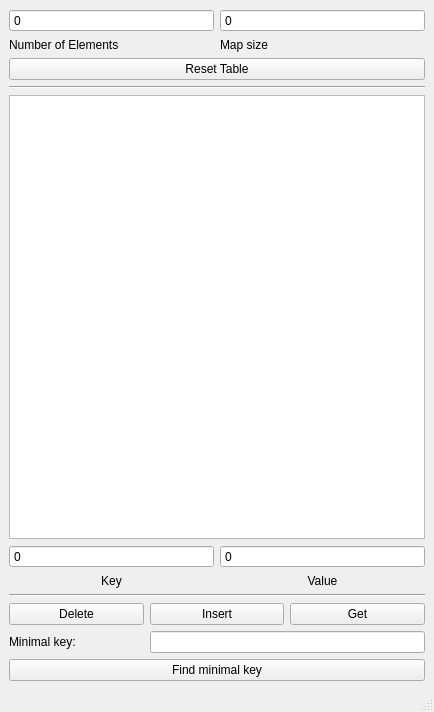
<?xml version="1.0" encoding="UTF-8"?>
<ui version="4.0">
 <class>MainWindow</class>
 <widget class="QMainWindow" name="MainWindow">
  <property name="geometry">
   <rect>
    <x>0</x>
    <y>0</y>
    <width>434</width>
    <height>712</height>
   </rect>
  </property>
  <property name="windowTitle">
   <string>MainWindow</string>
  </property>
  <widget class="QWidget" name="centralwidget">
   <layout class="QHBoxLayout" name="horizontalLayout_2">
    <item>
     <layout class="QGridLayout" name="gridLayout">
      <item row="6" column="2">
       <widget class="QPushButton" name="insertBtn">
        <property name="text">
         <string>Insert</string>
        </property>
       </widget>
      </item>
      <item row="1" column="1" colspan="3">
       <widget class="Line" name="line_2">
        <property name="orientation">
         <enum>Qt::Horizontal</enum>
        </property>
       </widget>
      </item>
      <item row="2" column="1" colspan="3">
       <widget class="QTableWidget" name="tableWidget"/>
      </item>
      <item row="5" column="1" colspan="3">
       <widget class="Line" name="line">
        <property name="orientation">
         <enum>Qt::Horizontal</enum>
        </property>
       </widget>
      </item>
      <item row="0" column="1" colspan="3">
       <layout class="QGridLayout" name="gridLayout_2">
        <item row="1" column="0">
         <widget class="QSpinBox" name="numElementsBox">
          <property name="buttonSymbols">
           <enum>QAbstractSpinBox::NoButtons</enum>
          </property>
          <property name="maximum">
           <number>1000</number>
          </property>
         </widget>
        </item>
        <item row="3" column="0" colspan="2">
         <widget class="QPushButton" name="resetBtn">
          <property name="text">
           <string>Reset Table</string>
          </property>
         </widget>
        </item>
        <item row="1" column="1">
         <widget class="QSpinBox" name="mapSizeBox">
          <property name="buttonSymbols">
           <enum>QAbstractSpinBox::NoButtons</enum>
          </property>
          <property name="maximum">
           <number>1000</number>
          </property>
         </widget>
        </item>
        <item row="2" column="0">
         <widget class="QLabel" name="label_4">
          <property name="text">
           <string>Number of Elements</string>
          </property>
         </widget>
        </item>
        <item row="2" column="1">
         <widget class="QLabel" name="label_5">
          <property name="text">
           <string>Map size</string>
          </property>
         </widget>
        </item>
       </layout>
      </item>
      <item row="6" column="3">
       <widget class="QPushButton" name="getBtn">
        <property name="text">
         <string>Get</string>
        </property>
       </widget>
      </item>
      <item row="3" column="1" colspan="3">
       <layout class="QHBoxLayout" name="horizontalLayout_3">
        <item>
         <widget class="QSpinBox" name="keyBox">
          <property name="buttonSymbols">
           <enum>QAbstractSpinBox::NoButtons</enum>
          </property>
          <property name="maximum">
           <number>999999999</number>
          </property>
         </widget>
        </item>
        <item>
         <widget class="QSpinBox" name="valueBox">
          <property name="frame">
           <bool>true</bool>
          </property>
          <property name="buttonSymbols">
           <enum>QAbstractSpinBox::NoButtons</enum>
          </property>
          <property name="maximum">
           <number>999999999</number>
          </property>
         </widget>
        </item>
       </layout>
      </item>
      <item row="6" column="1">
       <widget class="QPushButton" name="deleteBtn">
        <property name="text">
         <string>Delete</string>
        </property>
       </widget>
      </item>
      <item row="4" column="1" colspan="3">
       <layout class="QHBoxLayout" name="horizontalLayout_4">
        <item>
         <widget class="QLabel" name="label">
          <property name="sizePolicy">
           <sizepolicy hsizetype="Preferred" vsizetype="Maximum">
            <horstretch>0</horstretch>
            <verstretch>0</verstretch>
           </sizepolicy>
          </property>
          <property name="text">
           <string>Key</string>
          </property>
          <property name="alignment">
           <set>Qt::AlignHCenter|Qt::AlignTop</set>
          </property>
         </widget>
        </item>
        <item>
         <widget class="QLabel" name="label_2">
          <property name="sizePolicy">
           <sizepolicy hsizetype="Preferred" vsizetype="Maximum">
            <horstretch>0</horstretch>
            <verstretch>0</verstretch>
           </sizepolicy>
          </property>
          <property name="text">
           <string>Value</string>
          </property>
          <property name="alignment">
           <set>Qt::AlignHCenter|Qt::AlignTop</set>
          </property>
         </widget>
        </item>
       </layout>
      </item>
      <item row="8" column="1">
       <widget class="QLabel" name="label_3">
        <property name="text">
         <string>Minimal key:</string>
        </property>
       </widget>
      </item>
      <item row="8" column="2" colspan="2">
       <widget class="QLineEdit" name="lineEdit"/>
      </item>
      <item row="9" column="1" colspan="3">
       <widget class="QPushButton" name="minKeyBtn">
        <property name="text">
         <string>Find minimal key</string>
        </property>
       </widget>
      </item>
     </layout>
    </item>
   </layout>
  </widget>
  <widget class="QMenuBar" name="menubar">
   <property name="geometry">
    <rect>
     <x>0</x>
     <y>0</y>
     <width>434</width>
     <height>30</height>
    </rect>
   </property>
  </widget>
  <widget class="QStatusBar" name="statusbar"/>
 </widget>
 <resources/>
 <connections/>
</ui>
